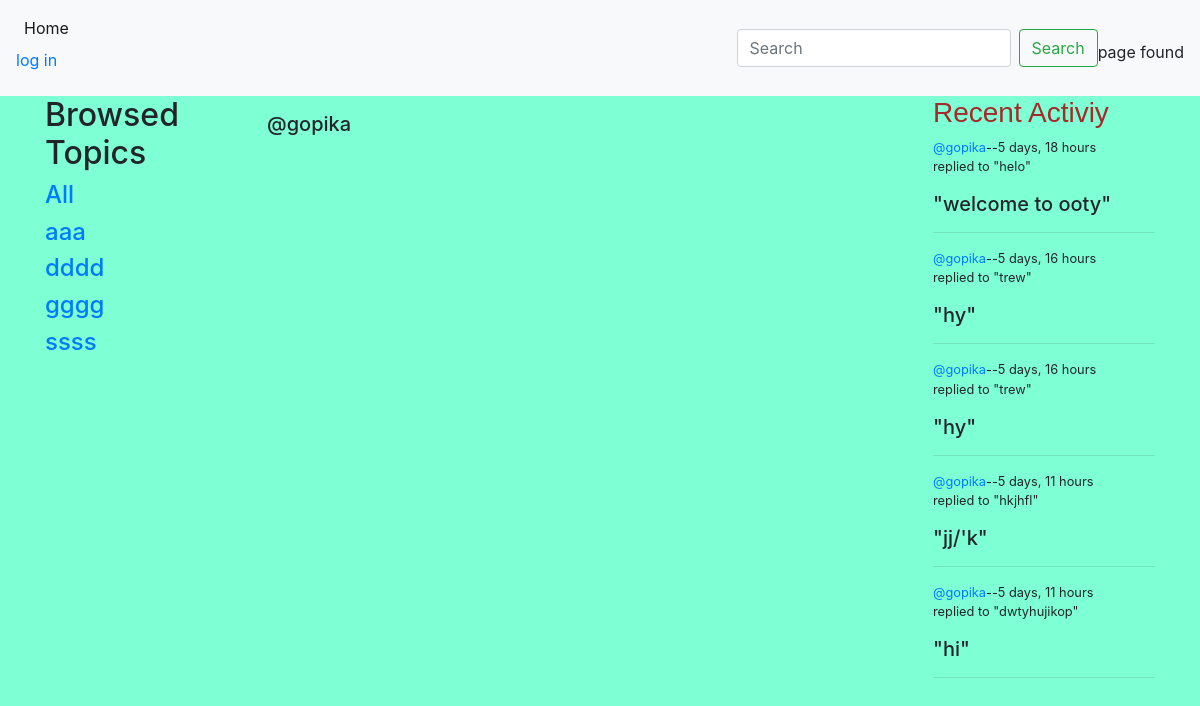
The app's page /polls/profile/1 with its own data.
### polls/models.py (models this page shows, shortened)
class Member(models.Model):
    fname = models.CharField(max_length=255)
    lname = models.CharField(max_length=255)

class msg(models.Model):
    host=models.ForeignKey(User,on_delete=models.SET_NULL,null=True)
    hhh=models.ForeignKey(fff,on_delete=models.CASCADE)
    body=models.TextField()
    time=models.DateTimeField(auto_now=True)

class fff(models.Model):
    host=models.ForeignKey(User,on_delete=models.SET_NULL,null=True)
    member=models.ForeignKey(Member,on_delete=models.CASCADE)
    det =models.CharField(max_length=234,null=True)
    participants=models.ManyToManyField(User,related_name='participant' ,blank=True)
    time=models.DateTimeField(auto_now=True)
    def __str__(self):
        return self.det

### polls/views.py (the view)
# urls.py: path('profile/<str:pk>',views.profile,name="profile")
def profile(request,pk):
    msgs=msg.objects.all().filter(host_id=pk)
    f=msgs.first()
    member=Member.objects.all()
    return render(request,'profile.html',{"msgs":msgs,"member":member,"f":f})

### polls/templates/profile.html (shortened to what this page needs)
{% extends 'base.html'%}
{% block content %}
<div class="pro">
    <div>
    {% include "browse.html" %}
    </div>
    <div>
        <p><h5>@{{f.host}}<h5></p>
    </div>
    <div>
        {% include "recent.html" %}
    </div>
</div>
{% endblock content%}

### polls/templates/browse.html
    <div>
        <h2>Browsed Topics</h2>
        <a href="{%url 'myname'%}"><h4>All</h4></a>
    {% for m in member %}
        <a href="{%url 'myname'%}?q={{m.fname}}"><h4>{{m.fname}}</h4></a>
        {%endfor%}
</div>

### polls/templates/recent.html (shortened to what this page needs)
    <div>
        <h3 style="font-family:arial; color:brown">Recent Activiy</h3>
         {%for messages in msgs%}
            <small><p><a href="{% url 'profile' messages.host_id %}">@{{messages.host.username}}</a>--{{messages.time|timesince}}</br>replied to "{{messages.hhh}}"</br><h5>"{{messages.body}}"</h5></p></small>
            <hr>
            {%endfor%}
    </div>

### polls/static/polls/main.css (style rules this page uses)
.pro { display: grid; grid-template-columns: 1fr 3fr 1fr; }
body { background-color: aquamarine; }

### records on screen
Member: fname "aaa"
Member: fname "dddd"
Member: fname "gggg"
Member: fname "ssss"
msg: host "gopika", host.username "gopika", time "5 days, 18 hours", hhh "helo", body "welcome to ooty"
msg: host.username "gopika", time "5 days, 16 hours", hhh "trew", body "hy"
msg: host.username "gopika", time "5 days, 16 hours", hhh "trew", body "hy"
msg: host.username "gopika", time "5 days, 11 hours", hhh "hkjhfl", body "jj/'k"
msg: host.username "gopika", time "5 days, 11 hours", hhh "dwtyhujikop", body "hi"
